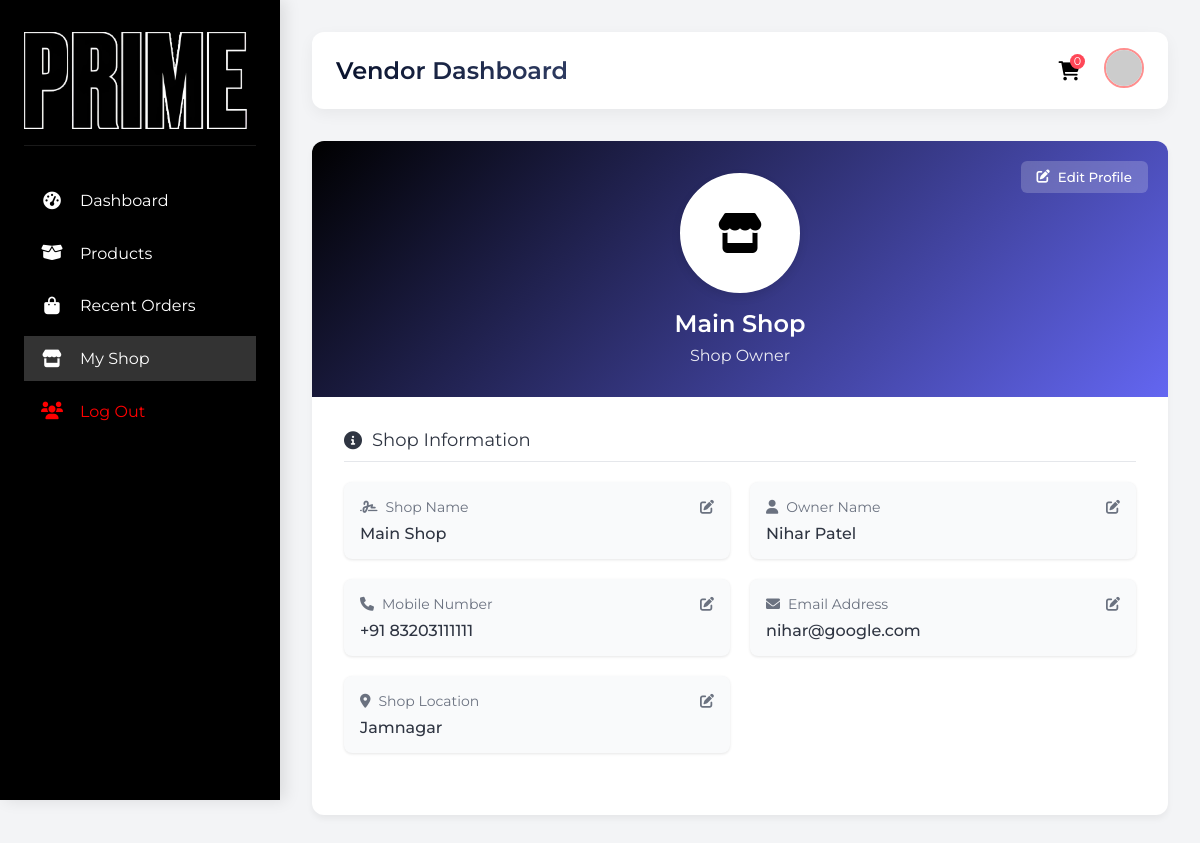
The app's page /shopkeeper/pages/my-shop.php (signed in) with its own data.
### tables this page shows
CREATE TABLE `shopkeeper` (
  `id` int(11) NOT NULL,
  `shop_name` varchar(100) NOT NULL,
  `owner_name` varchar(100) NOT NULL,
  `mobile_number` varchar(15) NOT NULL,
  `email` varchar(100) NOT NULL,
  `password` varchar(255) NOT NULL,
  `shop_location` text NOT NULL,
  `agreed_terms` tinyint(1) NOT NULL DEFAULT 0,
  `created_at` timestamp NOT NULL DEFAULT current_timestamp(),
  `status` varchar(10) NOT NULL,
  `role` varchar(50) DEFAULT 'shopkeeper'
);

### shopkeeper/pages/my-shop.php (the view, shortened to what this page needs)
<!DOCTYPE html>
<html lang="en">
<?php
$currentUser = $_SESSION['shopkeeper_id'];
?>
<head>
    <link rel="stylesheet" href="https://cdnjs.cloudflare.com/ajax/libs/font-awesome/6.0.0-beta3/css/all.min.css">
    <link rel="stylesheet" href="../../styles/main.css">
    <link rel="stylesheet" href="../styles/top-nav.css">
</head>
<?php
require_once('../../Utility/db.php');
$stmt = $conn->prepare("SELECT * FROM shopkeeper WHERE id = ?");
$stmt->bind_param("i", $currentUser);
$stmt->execute();
$result = $stmt->get_result();
$shopkeeper = $result->fetch_assoc();
$total_item_in_cart = 0;
?>
<body>
    <div class="dashboard">
        <?php include('../util/sidebar.php'); ?>
        <main class="main-content">
            <nav class="top-nav">
                <div class="nav-left">
                    <h1 class="page-title">Vendor Dashboard</h1>
                </div>
                <div class="nav-right">
                    <button class="notification-btn">
                        <a style="text-decoration: none; color:black; " href="./cart.php">
                            <i class="fa-solid fa-cart-shopping"></i>
                            <span class="notification-badge"><?php echo $total_item_in_cart; ?></span>
                        </a>
                    </button>
                    <button class="profile-btn">
                        <img src="https://randomuser.me/api/portraits/women/45.jpg" alt="Profile" class="profile-img">
                    </button>
                </div>
            </nav>
            <div class="shop-profile-card">
                <div class="shop-profile-header">
                    <div class="shop-avatar">
                        <i class="fas fa-store"></i>
                    </div>
                    <h2 class="shop-name" id="shopNameDisplay"><?php echo $shopkeeper['shop_name'] ?></h2>
                    <p class="shop-role">Shop Owner</p>
                    <button class="edit-profile-btn" id="editProfileBtn">
                        <i class="fas fa-edit"></i> Edit Profile
                    </button>
                </div>
                <div class="shop-details">
                    <div class="section-title">
                        <i class="fas fa-info-circle"></i> Shop Information
                    </div>
                    <div class="details-grid">
                        <div class="detail-item">
                            <div class="detail-label">
                                <i class="fas fa-signature"></i> Shop Name
                                <i class="fas fa-edit edit-icon" data-field="shopName"></i>
                            </div>
                            <div class="detail-value" id="shopNameValue"><?php echo $shopkeeper['shop_name'] ?></div>
                        </div>
                        <div class="detail-item">
                            <div class="detail-label">
                                <i class="fas fa-user"></i> Owner Name
                                <i class="fas fa-edit edit-icon" data-field="ownerName"></i>
                            </div>
                            <div class="detail-value" id="ownerNameValue"><?php echo $shopkeeper['owner_name'] ?></div>
                        </div>
                        <div class="detail-item">
                            <div class="detail-label">
                                <i class="fas fa-phone"></i> Mobile Number
                                <i class="fas fa-edit edit-icon" data-field="mobileNumber"></i>
                            </div>
                            <div class="detail-value" id="mobileNumberValue">+91 <?php echo $shopkeeper['mobile_number'] ?></div>
                        </div>
                        <div class="detail-item">
                            <div class="detail-label">
                                <i class="fas fa-envelope"></i> Email Address
                                <i class="fas fa-edit edit-icon" data-field="email"></i>
                            </div>
                            <div class="detail-value" id="emailValue"><?php echo $shopkeeper['email'] ?></div>
                        </div>
                        <div class="detail-item">
                            <div class="detail-label">
                                <i class="fas fa-map-marker-alt"></i> Shop Location
                                <i class="fas fa-edit edit-icon" data-field="shopLocation"></i>
                            </div>
                            <div class="detail-value" id="shopLocationValue"><?php echo $shopkeeper['shop_location'] ?></div>
                        </div>
                    </div>
                </div>
            </div>
        </main>
    </div>
</body>
</html>

### styles/main.css (style rules this page uses)
* { margin: 0; padding: 0; box-sizing: border-box; font-family: "Montserrat", sans-serif; }

### shopkeeper/styles/top-nav.css (style rules this page uses)
.top-nav { display: flex; justify-content: space-between; align-items: center; margin-bottom: 2rem; background-color: var(--white); padding: 1rem 1.5rem; border-radius: 12px; box-shadow: 0 5px 15px rgba(0, 0, 0, 0.05); }
.nav-left { display: flex; align-items: center; gap: 1rem; }
.page-title { font-size: 1.5rem; font-weight: 600; background: linear-gradient(90deg, var(--primary), var(--secondary)); -webkit-background-clip: text; -webkit-text-fill-color: transparent; }
.nav-right { display: flex; align-items: center; gap: 1.5rem; }
.notification-btn, .profile-btn { position: relative; background: none; border: none; color: var(--dark); font-size: 1.2rem; cursor: pointer; }
.notification-badge { position: absolute; top: -5px; right: -5px; background-color: var(--danger); color: var(--white); width: 15px; height: 15px; border-radius: 50%; font-size: 0.7rem; display: flex; align-items: center; justify-content: center; }
.profile-img { width: 40px; height: 40px; border-radius: 50%; object-fit: cover; border: 2px solid var(--primary-light); }

### shopkeeper/pages/my-shop.php (style rules this page uses)
:root { --primary: #09122c; --primary-light: #ff8e8e; --primary-dark: #596792; --secondary: #11204be0; --accent: #ffa502; --dark: #2f3542; --light: #f3f4f6; --white: #ffffff; --success: #2ed573; --warning: #ffa502; --danger: #ff4757; --sidebar-width: 280px; --primary-color: #000000ff; --secondary-color: #f9fafb; --accent-color: #10b981; --text-color: #1f2937; --light-text: #6b7280; --border-color: #e5e7eb; }
* { margin: 0; padding: 0; box-sizing: border-box; }
body { font-family: 'Montserrat', sans-serif; background-color: var(--light); color: var(--dark); min-height: 100vh; overflow-x: hidden; }
.dashboard { display: flex; min-height: 100vh; transition: all 0.3s ease; }
.main-content { flex: 1; margin-left: var(--sidebar-width); padding: 2rem; transition: all 0.3s ease; }
.shop-profile-card { background-color: white; border-radius: 12px; overflow: hidden; box-shadow: 0 4px 6px rgba(0, 0, 0, 0.05); margin-bottom: 2rem; }
.shop-profile-header { background: linear-gradient(135deg, var(--primary-color), #6366f1); color: white; padding: 2rem; text-align: center; position: relative; }
.shop-avatar { width: 120px; height: 120px; border-radius: 50%; background-color: white; margin: 0 auto 1rem; display: flex; align-items: center; justify-content: center; font-size: 40px; color: var(--primary-color); border: 4px solid white; box-shadow: 0 4px 10px rgba(0, 0, 0, 0.1); }
.shop-name { font-size: 24px; font-weight: 600; margin-bottom: 0.5rem; }
.shop-role { opacity: 0.9; font-size: 16px; }
.edit-profile-btn { position: absolute; top: 20px; right: 20px; background-color: rgba(255, 255, 255, 0.2); color: white; border: none; border-radius: 6px; padding: 8px 16px; cursor: pointer; display: flex; align-items: center; gap: 8px; backdrop-filter: blur(10px); transition: all 0.3s; font-family: 'Montserrat', sans-serif; font-weight: 500; }
.shop-details { padding: 2rem; }
.section-title { font-size: 18px; margin-bottom: 20px; padding-bottom: 10px; border-bottom: 1px solid var(--border-color); display: flex; align-items: center; gap: 10px; }
.details-grid { display: grid; grid-template-columns: repeat(auto-fill, minmax(300px, 1fr)); gap: 20px; margin-bottom: 30px; }
.detail-item { background-color: var(--secondary-color); border-radius: 8px; padding: 1rem; box-shadow: 0 1px 3px rgba(0, 0, 0, 0.1); }
.detail-label { font-size: 14px; color: var(--light-text); margin-bottom: 8px; display: flex; align-items: center; gap: 8px; }
.detail-value { font-weight: 500; font-size: 16px; }
.edit-icon { color: var(--light-text); cursor: pointer; margin-left: auto; transition: color 0.3s; }

### records on screen
shopkeeper: shop_name "Main Shop", owner_name "Nihar Patel", mobile_number "83203111111", email "nihar@google.com", shop_location "Jamnagar"

### other values on screen
$total_item_in_cart "0"
